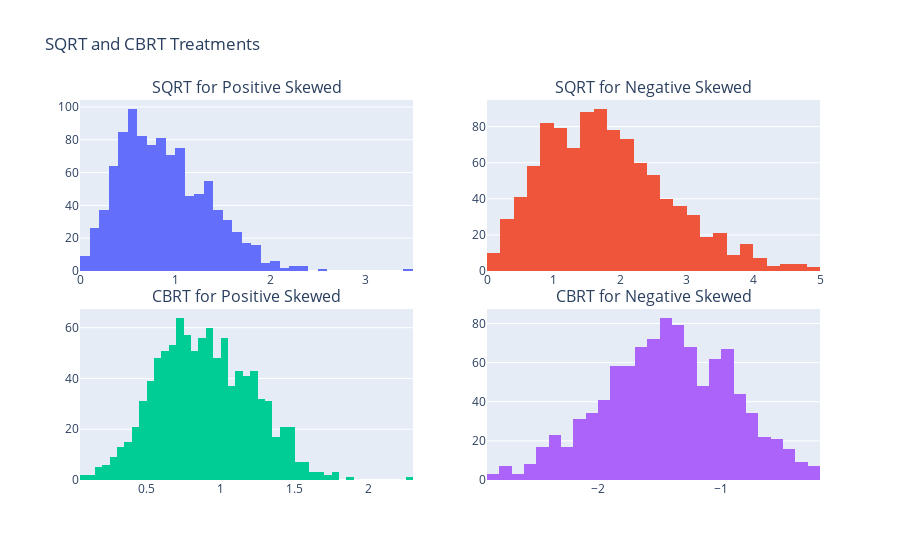

The notebook cell saved with this chart:
### Code cell
fig = make_subplots(rows=2, cols=2, vertical_spacing = 0.1,
                    subplot_titles=("SQRT for Positive Skewed", "SQRT for Negative Skewed","CBRT for Positive Skewed", "CBRT for Negative Skewed"))

histogram1 = go.Histogram(x=sq_p, name="Data 1")
histogram2 = go.Histogram(x=sq_n, name="Data 2")
histogram3 = go.Histogram(x=cr_p, name="Data 3")
histogram4 = go.Histogram(x=cr_n, name="Data 4")

fig.add_trace(histogram1, row=1, col=1)
fig.add_trace(histogram2, row=1, col=2)
fig.add_trace(histogram3, row=2, col=1)
fig.add_trace(histogram4, row=2, col=2)

fig.update_layout(title_text="SQRT and CBRT Treatments", showlegend=False, height = 800)

fig.show()

### Figure 1 — Plotly figure (JSON) as saved in the notebook; plotly's stock layout.template omitted (floating-point values rounded to 4 significant figures; data arrays with more than 128 entries replaced by an {"elided": "..."} marker saying what was removed)
{"data": [{"name": "Data 1", "type": "histogram", "x": {"elided": "1000 float values"}, "xaxis": "x", "yaxis": "y"}, {"name": "Data 2", "type": "histogram", "x": {"elided": "1000 float values"}, "xaxis": "x2", "yaxis": "y2"}, {"name": "Data 3", "type": "histogram", "x": {"elided": "1000 float values"}, "xaxis": "x3", "yaxis": "y3"}, {"name": "Data 4", "type": "histogram", "x": {"elided": "1000 float values"}, "xaxis": "x4", "yaxis": "y4"}], "layout": {"annotations": [{"font": {"size": 16}, "showarrow": false, "text": "SQRT for Positive Skewed", "x": 0.225, "xanchor": "center", "xref": "paper", "y": 1, "yanchor": "bottom", "yref": "paper"}, {"font": {"size": 16}, "showarrow": false, "text": "SQRT for Negative Skewed", "x": 0.775, "xanchor": "center", "xref": "paper", "y": 1, "yanchor": "bottom", "yref": "paper"}, {"font": {"size": 16}, "showarrow": false, "text": "CBRT for Positive Skewed", "x": 0.225, "xanchor": "center", "xref": "paper", "y": 0.45, "yanchor": "bottom", "yref": "paper"}, {"font": {"size": 16}, "showarrow": false, "text": "CBRT for Negative Skewed", "x": 0.775, "xanchor": "center", "xref": "paper", "y": 0.45, "yanchor": "bottom", "yref": "paper"}], "autosize": true, "showlegend": false, "title": {"text": "SQRT and CBRT Treatments"}, "xaxis": {"anchor": "y", "autorange": true, "domain": [0, 0.45], "range": [1.804e-16, 3.5], "type": "linear"}, "xaxis2": {"anchor": "y2", "autorange": true, "domain": [0.55, 1], "range": [3.608e-16, 5], "type": "linear"}, "xaxis3": {"anchor": "y3", "autorange": true, "domain": [0, 0.45], "range": [0.05, 2.3], "type": "linear"}, "xaxis4": {"anchor": "y4", "autorange": true, "domain": [0.55, 1], "range": [-2.9, -0.2], "type": "linear"}, "yaxis": {"anchor": "x", "autorange": true, "domain": [0.55, 1], "range": [0, 104.2]}, "yaxis2": {"anchor": "x2", "autorange": true, "domain": [0.55, 1], "range": [0, 94.74]}, "yaxis3": {"anchor": "x3", "autorange": true, "domain": [0, 0.45], "range": [0, 67.37]}, "yaxis4": {"anchor": "x4", "autorange": true, "domain": [0, 0.45], "range": [0, 87.37]}}}
